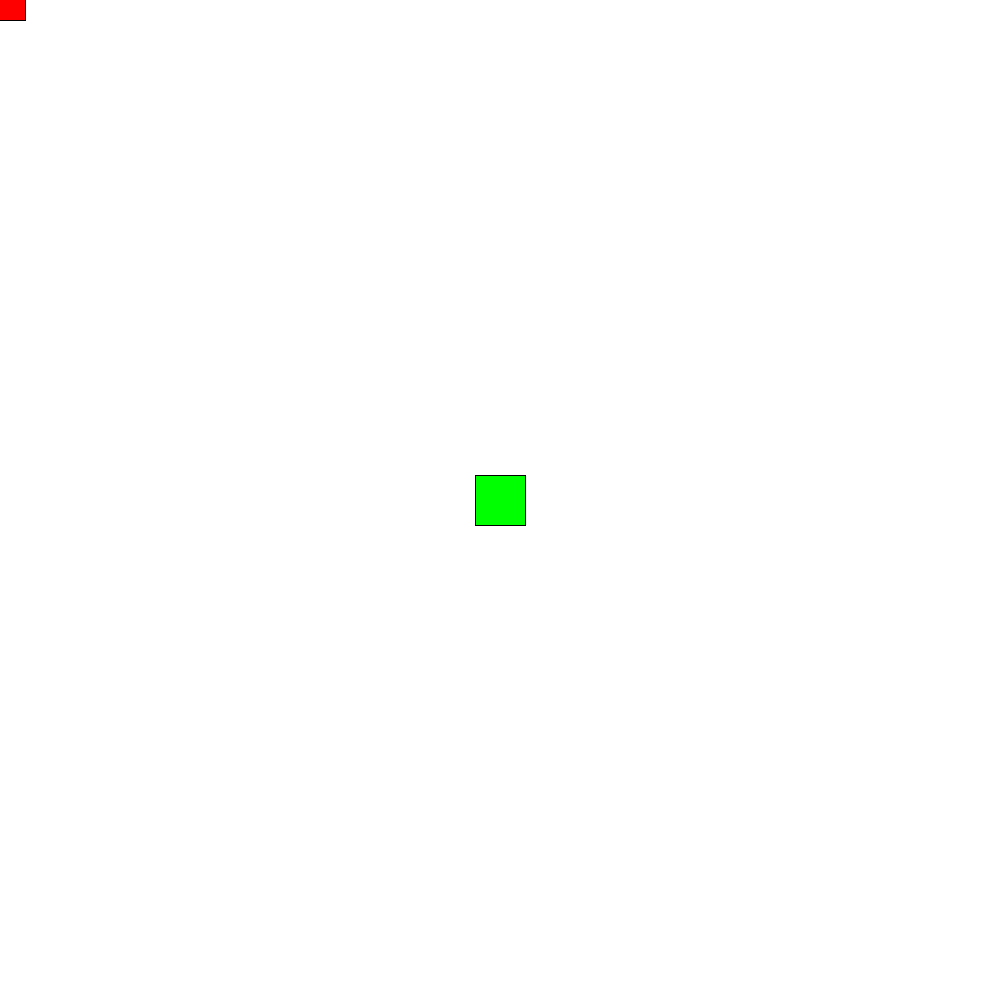
Frame 1 (no input)
Frame 60 (the mouse pressed at the canvas centre just before this capture): identical to frame 1, image omitted
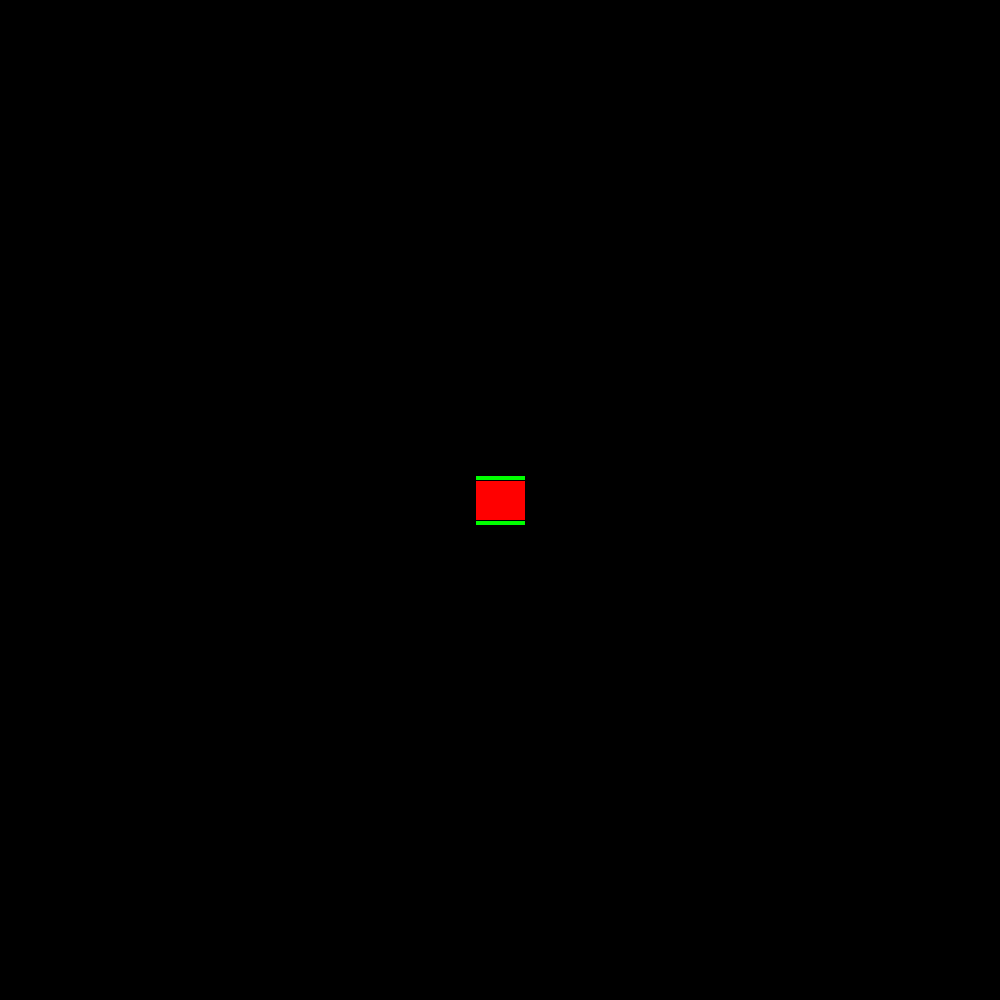
Frame 120 (the mouse held since frame 60 and released just before this capture)

The Processing sketch that drew these frames (run headless with seeded random() and noise(); from frame 60 on, the mouse is pressed at the canvas centre):

// Processing sketch: Intersecting_Square
// ── Intersecting_Square.pde
PVector obj1Pos;
PVector obj1Size = new PVector(50, 50);

PVector obj2Pos = new PVector();
PVector obj2Size = new PVector(50, 40);

void setup() {
  size(1000, 1000);
  obj1Pos = new PVector(width / 2, height / 2);
}

void draw() {
  if(checkCollisions(obj1Pos, obj1Size, obj2Pos, obj2Size)) {
    background(0);  
  } else {
     background(255);
  }
  
  obj2Pos = new PVector(mouseX, mouseY);
  
  fill(0, 255, 0);
  rect(obj1Pos.x - obj1Size.x / 2, obj1Pos.y - obj1Size.y / 2, obj1Size.x, obj1Size.y);
 
  fill(255, 0, 0);
  rect(obj2Pos.x - obj2Size.x / 2, obj2Pos.y - obj2Size.y / 2, obj2Size.x, obj2Size.y);
  

}

// a point is on a line when its position is greater than the start but less than the end
// if the pos is the center the start pos = center - size / 2 and end pos = center + size / 2
// check if pos2 is greater than pos1 - size / 2 and less than pos1 + size / 2

// check if ((obj1LeftX > obj2LeftX && obj1LeftX < obj2RightX) || (obj1RightX < obj2RightX && obj1RightX > obj2LeftX))



//boolean checkCollisions(PVector obj1Pos, PVector obj1Size, PVector obj2Pos, PVector obj2Size) {
//    boolean result = false;

//    float obj1LeftX = obj1Pos.x - obj1Size.x / 2.0;
//    float obj2LeftX = obj2Pos.x - obj2Size.x / 2.0;
    
//    float obj1RightX = obj1Pos.x + obj1Size.x / 2.0;
//    float obj2RightX = obj2Pos.x + obj2Size.x / 2.0;
    
//    float obj1TopY = obj1Pos.y - obj1Size.y / 2.0;
//    float obj2TopY = obj2Pos.y - obj2Size.y / 2.0;
    
//    float obj1BottomY = obj1Pos.y + obj1Size.y / 2.0;
//    float obj2BottomY = obj2Pos.y + obj2Size.y / 2.0;
    
//
//    if ( ( ( obj1LeftX >= obj2LeftX && obj1LeftX <= obj2RightX ) || ( obj2LeftX >= obj1LeftX && obj2LeftX <= obj1RightX ) ) || ( ( obj1RightX <= obj2RightX && obj1RightX >= obj2LeftX ) || ( obj2RightX <= obj1RightX && obj2RightX >= obj1LeftX ) ) ) {
//      if ( ( (obj1TopY >= obj2TopY && obj1TopY <= obj2BottomY ) || ( obj2TopY >= obj1TopY && obj2TopY <= obj1BottomY ) ) || ( ( obj1BottomY <= obj2BottomY && obj1BottomY >= obj2TopY ) || ( obj2BottomY <= obj1BottomY && obj2BottomY >= obj1TopY ) ) ) {
//        result = true;
//      }
//    }
    
//    return result;
//}

boolean checkCollisions(PVector pos1, PVector size1, PVector pos2, PVector size2) {
  // if right side of rect 1 is less than the left side of rect 2 
  // or the left side of rect 1 is greater than the right side of rect 2
  if (pos1.x + size1.x / 2 < pos2.x - size2.x / 2 || pos1.x - size1.x / 2 > pos2.x + size2.x / 2) {
    return false; 
  }
  
  // if the top side of rect 1 is less than the top side of rect 2
  // or the bottom side of rect 1 is greater than the bottom side of rect 2
  if (pos1.y + size1.y / 2 < pos2.y - size2.y / 2 || pos1.y - size1.y / 2 > pos2.y + size2.y / 2) {
    return false; 
  }
  
  return true;
}
